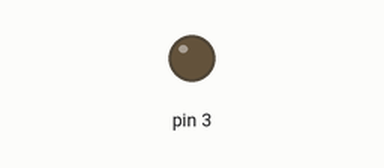
The sketch below on a simulated Arduino Uno, built with avr-gcc and run on an emulated ATmega328P. On the bench: output pins drawn as LEDs (lit = HIGH).

Above: at 0.05 s.
At 0.65 s:
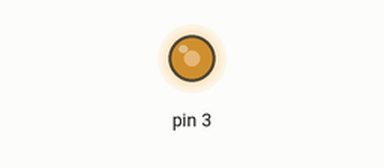
At 1.1 s:
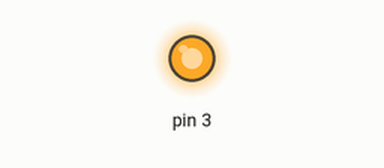
At 2.2 s:
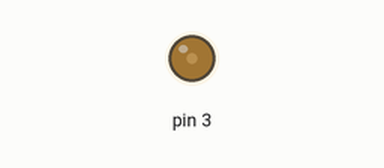
Timing chart, 0 to 5.5 s (numbered marks = the images above):
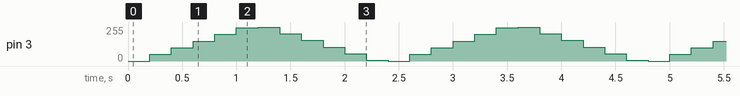

Measured:
- by itself, pin 3: repeats every 2.4 s: 100/255 0.20 s, 150/255 0.20 s, 200/255 0.20 s, 250/255 0.20 s, 255/255 0.20 s, 205/255 0.20 s, 155/255 0.20 s, 105/255 0.20 s, 55/255 0.20 s, 5/255 0.20 s, 0/255 0.20 s, 50/255 0.20 s

The sketch:

sketch_feb25a.ino
```cpp
void setup() {
pinMode(3,OUTPUT);

}

void loop() {
  for(int i=0;i<=255;i=i+50){
       analogWrite(3,i);
       delay(200);

    }
   for(int i=255;i>=0;i=i-50){
       analogWrite(3,i);
       delay(200);

    }
}
```
